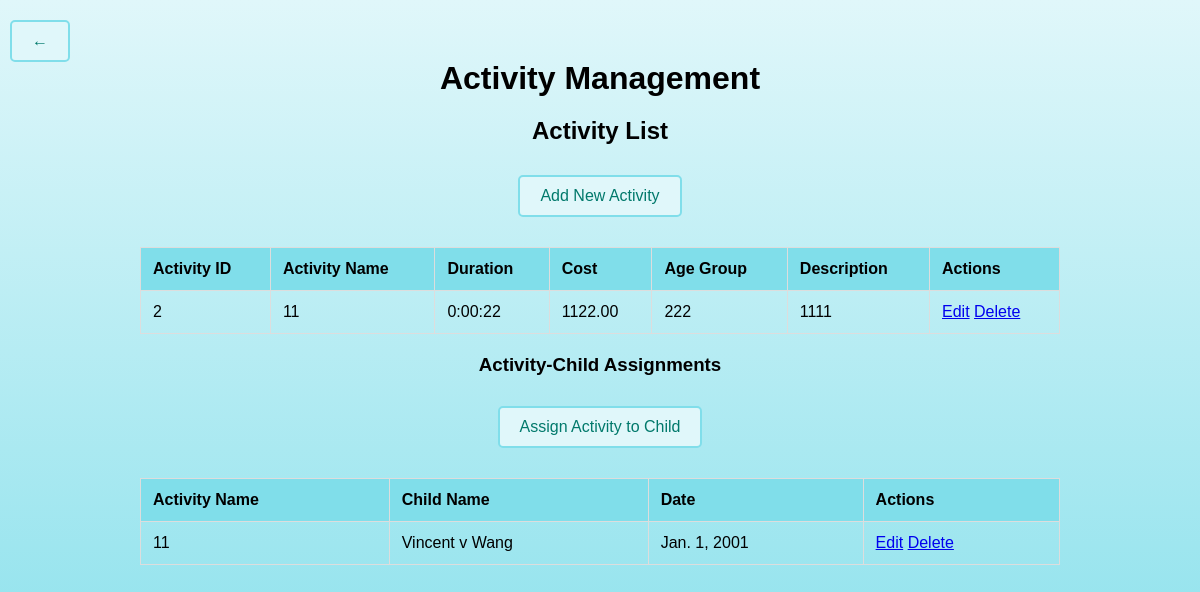
/myapp/activities/, run on an earlier commit of the app's database.
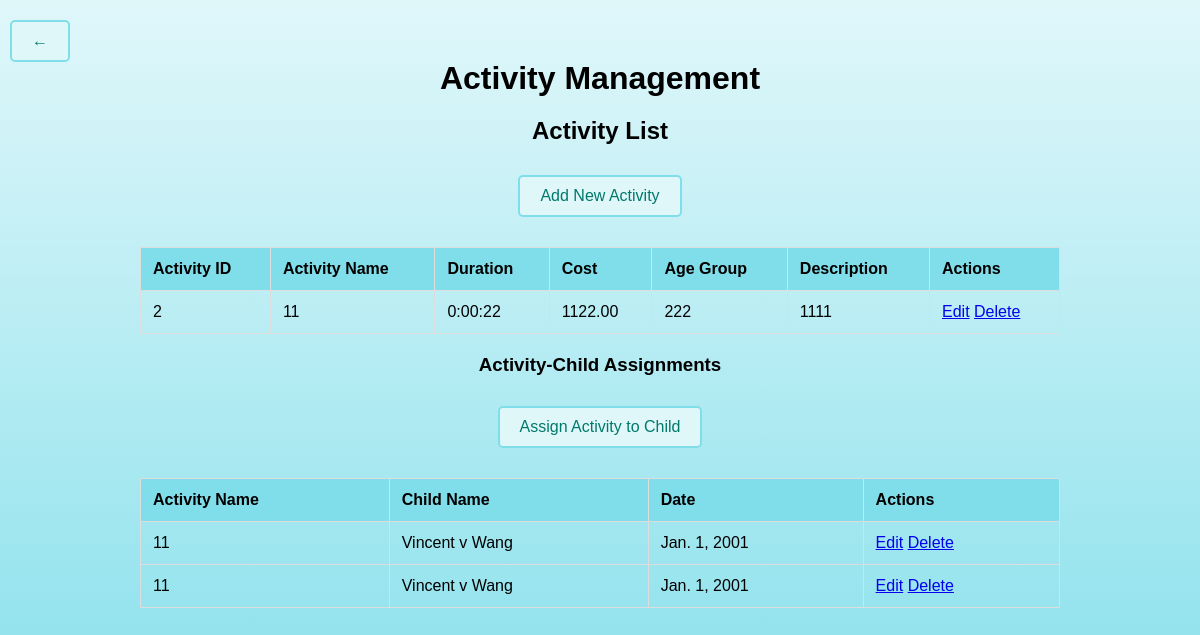
And on a later commit of the database.
### myapp/models.py (models this page shows, shortened)
class Activity(models.Model):
    activity_name = models.CharField(max_length=50)
    duration = models.DurationField()
    cost = models.DecimalField(max_digits=10, decimal_places=2)
    age_group = models.CharField(max_length=20)
    description = models.TextField()

class ChildActivityAssignment(models.Model):
    child = models.ForeignKey(Child, on_delete=models.CASCADE)
    activity = models.ForeignKey(Activity, on_delete=models.CASCADE)
    date = models.DateField()

class Child(models.Model):
    first_name = models.CharField(max_length=100)
    middle_name = models.CharField(max_length=100, blank=True, null=True)
    last_name = models.CharField(max_length=100)
    age = models.IntegerField()
    date_of_birth = models.DateField()
    average_cost = models.DecimalField(max_digits=10, decimal_places=2)

### myapp/views.py (the view)
# urls.py: path('activities/', views.activity_list, name='activity_list'),
def activity_list(request):
    activities = Activity.objects.all()
    child_activities_assignments = ChildActivityAssignment.objects.all()
    return render(request, 'activity_list.html', {
        'activities': activities,
        'child_activities_assignments': child_activities_assignments
    })

### myapp/templates/activity_list.html (shortened to what this page needs)
<!DOCTYPE html>
<html lang="en">
<head>
</head>
<body>
    <div class="back-button">
        <a href="{% url 'home' %}" class="button">&larr;</a>
    </div>
    <div class="outer-container">
        <div class="container">
            <h1>Activity Management</h1>
            <h2>Activity List</h2>
            <a href="{% url 'activity_add' %}" class="button">Add New Activity</a>
            <table>
                <thead>
                    <tr>
                        <th>Activity ID</th>
                        <th>Activity Name</th>
                        <th>Duration</th>
                        <th>Cost</th>
                        <th>Age Group</th>
                        <th>Description</th>
                        <th>Actions</th>
                    </tr>
                </thead>
                <tbody>
                    {% for activity in activities %}
                    <tr>
                        <td>{{ activity.id }}</td>
                        <td>{{ activity.activity_name }}</td>
                        <td>{{ activity.duration }}</td>
                        <td>{{ activity.cost }}</td>
                        <td>{{ activity.age_group }}</td>
                        <td>{{ activity.description }}</td>
                        <td>
                            <a href="{% url 'activity_edit' activity.pk %}">Edit</a>
                            <a href="{% url 'activity_delete' activity.pk %}">Delete</a>
                        </td>
                    </tr>
                    {% endfor %}
                </tbody>
            </table>
            <h3>Activity-Child Assignments</h3>
            <a href="{% url 'assign_activity_child' %}" class="button">Assign Activity to Child</a>
            <table>
                <thead>
                    <tr>
                        <th>Activity Name</th>
                        <th>Child Name</th>
                        <th>Date</th>
                        <th>Actions</th>
                    </tr>
                </thead>
                <tbody>
                    {% for assignment in child_activities_assignments %}
                    <tr>
                        <td>{{ assignment.activity.activity_name }}</td>
                        <td>{{ assignment.child.first_name }} {{ assignment.child.middle_name }} {{ assignment.child.last_name }}</td>
                        <td>{{ assignment.date }}</td>
                        <td>
                            <a href="{% url 'edit_activity_assignment' assignment.id %}">Edit</a>
                            <a href="{% url 'delete_activity_assignment' assignment.id %}">Delete</a>
                        </td>
                    </tr>
                    {% endfor %}
                </tbody>
            </table>
        </div>
    </div>
</body>
</html>

What changed in the data, as far as the page shows it:
added ChildActivityAssignment: activity.activity_name "11", child.first_name "Vincent", child.middle_name "v", child.last_name "Wang", date "Jan. 1, 2001"
